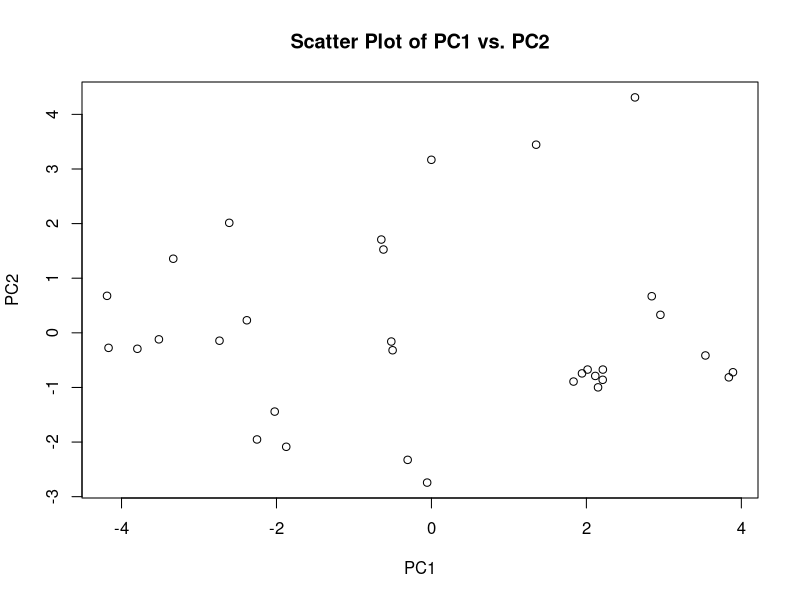

Write R code to recreate this figure.
# Dimensionality REduction using Principal Component Analysis (PCA)

# Load the mtcars dataset
data(mtcars)

# Perform PCA on the dataset
pca_result <- prcomp(mtcars[, c(1, 2, 3, 4, 5,6, 7, 8, 9, 10, 11)], scale = TRUE)

# Explore the PCA results
summary(pca_result)
pc1 <- pca_result$x[, 1]
pc2 <- pca_result$x[, 2]

# Visualize the PCA result
plot(pc1, pc2, xlab = "PC1", ylab = "PC2", main = "Scatter Plot of PC1 vs. PC2")